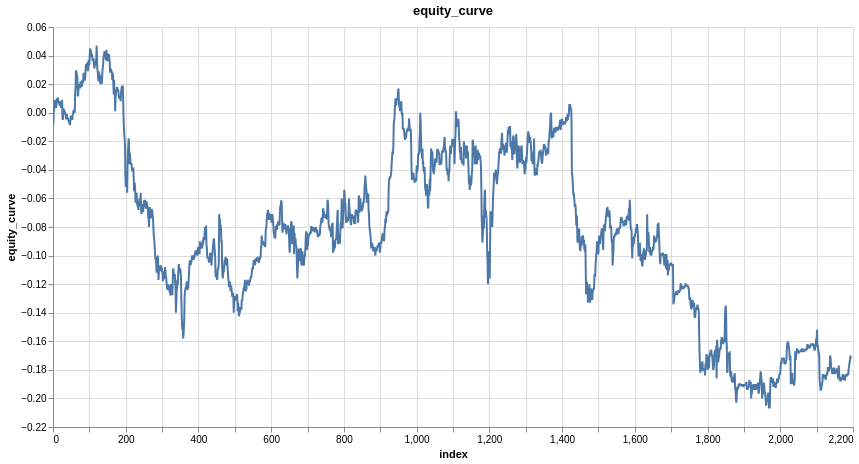

The cell this chart's notebook holds for it:
### Code cell
research.plot_line(trade_results, 'equity_curve')

### Figure 1 — Vega specification as saved in the notebook (floating-point values rounded to 4 significant figures; data arrays with more than 128 entries replaced by an {"elided": "..."} marker saying what was removed)
{"$schema": "https://vega.github.io/schema/vega/v6.json", "data": [{"name": "param_1e9efca18e7a2868_store"}, {"name": "source_0", "values": {"elided": "2195 records"}}, {"name": "source_0_x_domain_index", "values": [{"min": 0, "max": 2194}]}, {"name": "source_0_y_domain_equity_curve", "values": [{"min": -0.207, "max": 0.047}]}], "signals": [{"name": "unit", "value": {}, "on": [{"events": "pointermove", "update": "isTuple(group()) ? group() : unit"}]}, {"name": "param_1e9efca18e7a2868", "update": "vlSelectionResolve(\"param_1e9efca18e7a2868_store\", \"union\")"}, {"name": "param_1e9efca18e7a2868_index", "on": [{"events": [{"source": "view", "type": "dblclick"}], "update": "null"}, {"events": {"signal": "param_1e9efca18e7a2868_translate_delta"}, "update": "panLinear(param_1e9efca18e7a2868_translate_anchor.extent_x, -param_1e9efca18e7a2868_translate_delta.x / width)"}, {"events": {"signal": "param_1e9efca18e7a2868_zoom_delta"}, "update": "zoomLinear(domain(\"x\"), param_1e9efca18e7a2868_zoom_anchor.x, param_1e9efca18e7a2868_zoom_delta)"}]}, {"name": "param_1e9efca18e7a2868_equity_curve", "on": [{"events": [{"source": "view", "type": "dblclick"}], "update": "null"}, {"events": {"signal": "param_1e9efca18e7a2868_translate_delta"}, "update": "panLinear(param_1e9efca18e7a2868_translate_anchor.extent_y, param_1e9efca18e7a2868_translate_delta.y / height)"}, {"events": {"signal": "param_1e9efca18e7a2868_zoom_delta"}, "update": "zoomLinear(domain(\"y\"), param_1e9efca18e7a2868_zoom_anchor.y, param_1e9efca18e7a2868_zoom_delta)"}]}, {"name": "param_1e9efca18e7a2868_tuple", "on": [{"events": [{"signal": "param_1e9efca18e7a2868_index || param_1e9efca18e7a2868_equity_curve"}], "update": "param_1e9efca18e7a2868_index && param_1e9efca18e7a2868_equity_curve ? {unit: \"\", fields: param_1e9efca18e7a2868_tuple_fields, values: [param_1e9efca18e7a2868_index,param_1e9efca18e7a2868_equity_curve]} : null"}]}, {"name": "param_1e9efca18e7a2868_tuple_fields", "value": [{"field": "index", "channel": "x", "type": "R"}, {"field": "equity_curve", "channel": "y", "type": "R"}]}, {"name": "param_1e9efca18e7a2868_translate_anchor", "value": {}, "on": [{"events": [{"source": "scope", "type": "pointerdown"}], "update": "{x: x(unit), y: y(unit), extent_x: domain(\"x\"), extent_y: domain(\"y\")}"}]}, {"name": "param_1e9efca18e7a2868_translate_delta", "value": {}, "on": [{"events": [{"source": "window", "between": [{"source": "scope", "type": "pointerdown"}, {"source": "window", "type": "pointerup"}], "consume": true, "type": "pointermove"}], "update": "{x: param_1e9efca18e7a2868_translate_anchor.x - x(unit), y: param_1e9efca18e7a2868_translate_anchor.y - y(unit)}"}]}, {"name": "param_1e9efca18e7a2868_zoom_anchor", "on": [{"events": [{"source": "scope", "type": "wheel", "consume": true}], "update": "{x: invert(\"x\", x(unit)), y: invert(\"y\", y(unit))}"}]}, {"name": "param_1e9efca18e7a2868_zoom_delta", "on": [{"events": [{"source": "scope", "type": "wheel", "consume": true}], "update": "pow(1.001, event.deltaY * pow(16, event.deltaMode))", "force": true}]}, {"name": "param_1e9efca18e7a2868_modify", "on": [{"events": {"signal": "param_1e9efca18e7a2868_tuple"}, "update": "modify(\"param_1e9efca18e7a2868_store\", param_1e9efca18e7a2868_tuple, true)"}]}], "marks": [{"type": "line", "name": "marks", "from": {"data": "source_0"}, "sort": {"field": "x"}, "encode": {"update": {"x": {"field": "index", "scale": "x"}, "stroke": {"value": "#4c78a8"}, "y": {"field": "equity_curve", "scale": "y"}, "defined": {"signal": "isValid(datum[\"index\"]) && isFinite(+datum[\"index\"]) && isValid(datum[\"equity_curve\"]) && isFinite(+datum[\"equity_curve\"])"}, "tooltip": {"signal": "{\"index\": format(datum[\"index\"], \"\"), \"equity_curve\": format(datum[\"equity_curve\"], \"\")}"}}}, "style": ["line"], "clip": true, "interactive": true}], "scales": [{"name": "x", "type": "linear", "domain": [{"signal": "(data(\"source_0_x_domain_index\")[0] || {}).min"}, {"signal": "(data(\"source_0_x_domain_index\")[0] || {}).max"}], "range": [0, {"signal": "width"}], "nice": true, "zero": false, "domainRaw": {"signal": "param_1e9efca18e7a2868[\"index\"]"}}, {"name": "y", "type": "linear", "domain": [{"signal": "(data(\"source_0_y_domain_equity_curve\")[0] || {}).min"}, {"signal": "(data(\"source_0_y_domain_equity_curve\")[0] || {}).max"}], "range": [{"signal": "height"}, 0], "zero": true, "domainRaw": {"signal": "param_1e9efca18e7a2868[\"equity_curve\"]"}, "nice": true}], "axes": [{"scale": "x", "gridScale": "y", "aria": false, "domain": false, "maxExtent": 0, "minExtent": 0, "zindex": 0, "grid": true, "tickCount": {"signal": "ceil(width/40)"}, "labels": false, "ticks": false, "orient": "bottom"}, {"scale": "y", "grid": true, "gridScale": "x", "tickCount": {"signal": "ceil(height/40)"}, "aria": false, "maxExtent": 0, "labels": false, "domain": false, "minExtent": 0, "ticks": false, "zindex": 0, "orient": "left"}, {"scale": "x", "labelFlush": true, "title": "index", "labelOverlap": true, "zindex": 0, "orient": "bottom", "grid": false, "tickCount": {"signal": "ceil(width/40)"}}, {"scale": "y", "zindex": 0, "orient": "left", "title": "equity_curve", "grid": false, "tickCount": {"signal": "ceil(height/40)"}, "labelOverlap": true}], "title": {"text": "equity_curve", "frame": "group"}, "style": "cell", "padding": 5, "background": "white", "width": 800, "height": 400}
